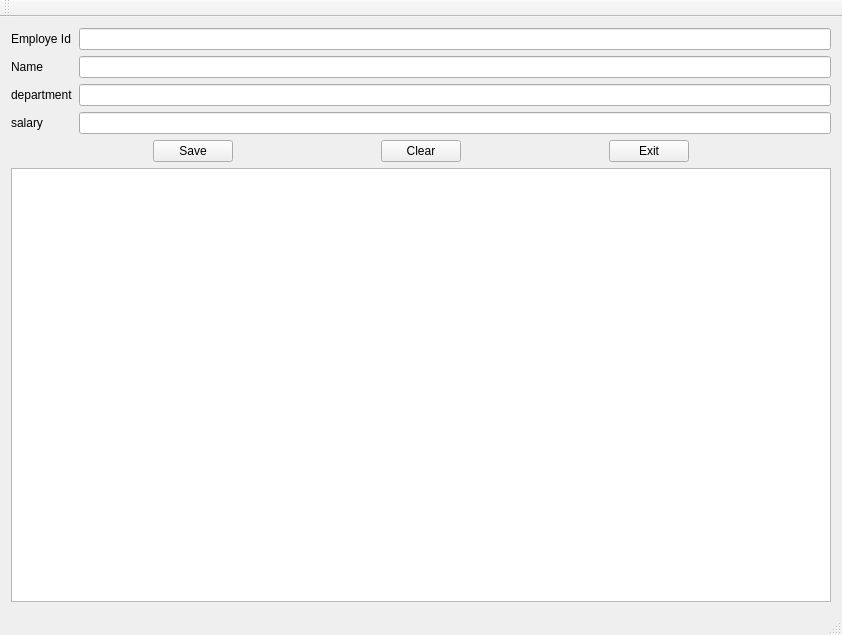
<?xml version="1.0" encoding="UTF-8"?>
<ui version="4.0">
 <class>EmployeeFormClass</class>
 <widget class="QMainWindow" name="EmployeeFormClass">
  <property name="geometry">
   <rect>
    <x>0</x>
    <y>0</y>
    <width>842</width>
    <height>635</height>
   </rect>
  </property>
  <property name="windowTitle">
   <string>EmployeeForm</string>
  </property>
  <widget class="QWidget" name="centralWidget">
   <layout class="QFormLayout" name="formLayout_2">
    <item row="0" column="0" colspan="2">
     <layout class="QFormLayout" name="formLayout">
      <item row="7" column="0">
       <widget class="QLabel" name="label_4">
        <property name="text">
         <string>salary</string>
        </property>
       </widget>
      </item>
      <item row="4" column="0">
       <widget class="QLabel" name="label_3">
        <property name="text">
         <string>department</string>
        </property>
       </widget>
      </item>
      <item row="2" column="0">
       <widget class="QLabel" name="label_2">
        <property name="text">
         <string>Name</string>
        </property>
       </widget>
      </item>
      <item row="1" column="0">
       <widget class="QLabel" name="label">
        <property name="text">
         <string>Employe Id</string>
        </property>
       </widget>
      </item>
      <item row="1" column="1">
       <widget class="QLineEdit" name="lineEdit"/>
      </item>
      <item row="2" column="1">
       <widget class="QLineEdit" name="lineEdit_2"/>
      </item>
      <item row="4" column="1">
       <widget class="QLineEdit" name="lineEdit_3"/>
      </item>
      <item row="7" column="1">
       <widget class="QLineEdit" name="lineEdit_4"/>
      </item>
     </layout>
    </item>
    <item row="1" column="0" colspan="2">
     <layout class="QHBoxLayout" name="horizontalLayout_2">
      <item>
       <spacer name="horizontalSpacer">
        <property name="orientation">
         <enum>Qt::Orientation::Horizontal</enum>
        </property>
        <property name="sizeHint" stdset="0">
         <size>
          <width>40</width>
          <height>20</height>
         </size>
        </property>
       </spacer>
      </item>
      <item>
       <widget class="QPushButton" name="pushButton">
        <property name="text">
         <string>Save</string>
        </property>
       </widget>
      </item>
      <item>
       <spacer name="horizontalSpacer_3">
        <property name="orientation">
         <enum>Qt::Orientation::Horizontal</enum>
        </property>
        <property name="sizeHint" stdset="0">
         <size>
          <width>40</width>
          <height>20</height>
         </size>
        </property>
       </spacer>
      </item>
      <item>
       <widget class="QPushButton" name="pushButton_2">
        <property name="text">
         <string>Clear</string>
        </property>
       </widget>
      </item>
      <item>
       <spacer name="horizontalSpacer_4">
        <property name="orientation">
         <enum>Qt::Orientation::Horizontal</enum>
        </property>
        <property name="sizeHint" stdset="0">
         <size>
          <width>40</width>
          <height>20</height>
         </size>
        </property>
       </spacer>
      </item>
      <item>
       <widget class="QPushButton" name="pushButton_3">
        <property name="text">
         <string>Exit</string>
        </property>
       </widget>
      </item>
      <item>
       <spacer name="horizontalSpacer_2">
        <property name="orientation">
         <enum>Qt::Orientation::Horizontal</enum>
        </property>
        <property name="sizeHint" stdset="0">
         <size>
          <width>40</width>
          <height>20</height>
         </size>
        </property>
       </spacer>
      </item>
     </layout>
    </item>
    <item row="2" column="0" colspan="2">
     <widget class="QTableWidget" name="tableWidget"/>
    </item>
   </layout>
  </widget>
  <widget class="QMenuBar" name="menuBar">
   <property name="geometry">
    <rect>
     <x>0</x>
     <y>0</y>
     <width>842</width>
     <height>21</height>
    </rect>
   </property>
  </widget>
  <widget class="QToolBar" name="mainToolBar">
   <attribute name="toolBarArea">
    <enum>TopToolBarArea</enum>
   </attribute>
   <attribute name="toolBarBreak">
    <bool>false</bool>
   </attribute>
  </widget>
  <widget class="QStatusBar" name="statusBar"/>
 </widget>
 <layoutdefault spacing="6" margin="11"/>
 <resources>
  <include location="EmployeeForm.qrc"/>
 </resources>
 <connections/>
</ui>
